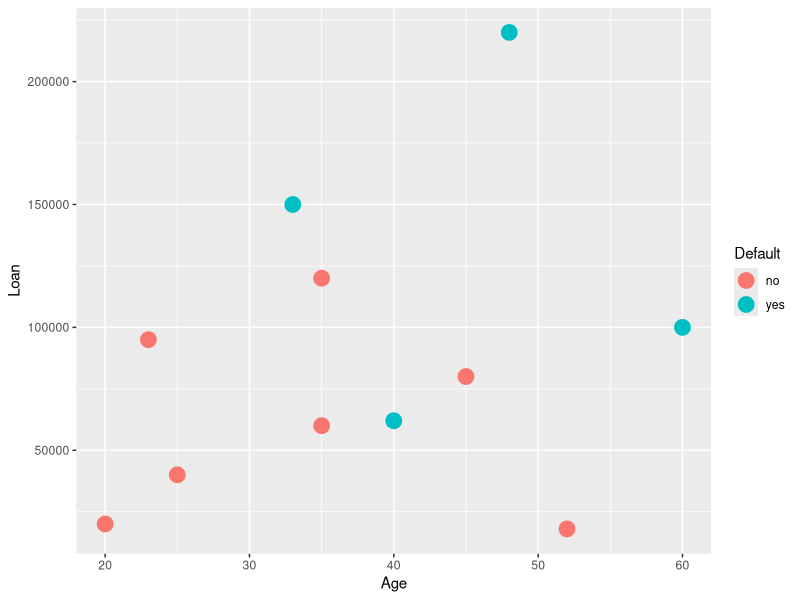
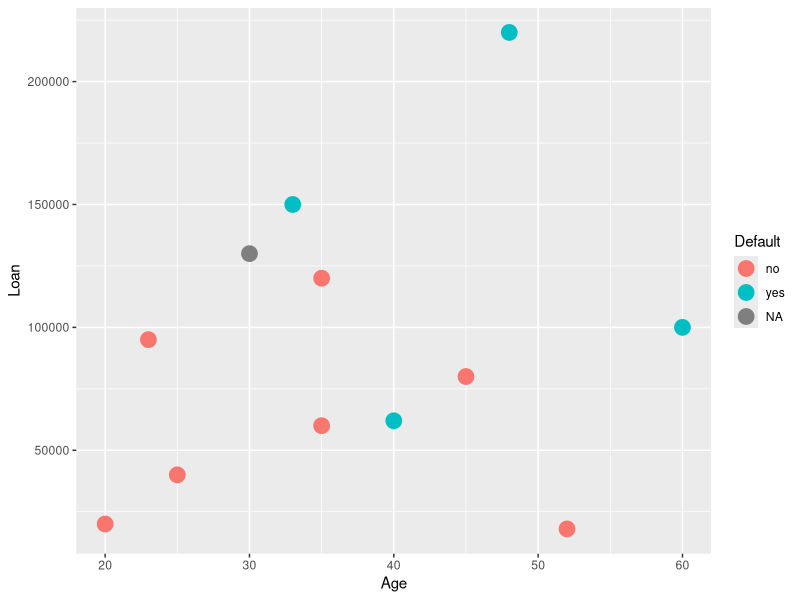
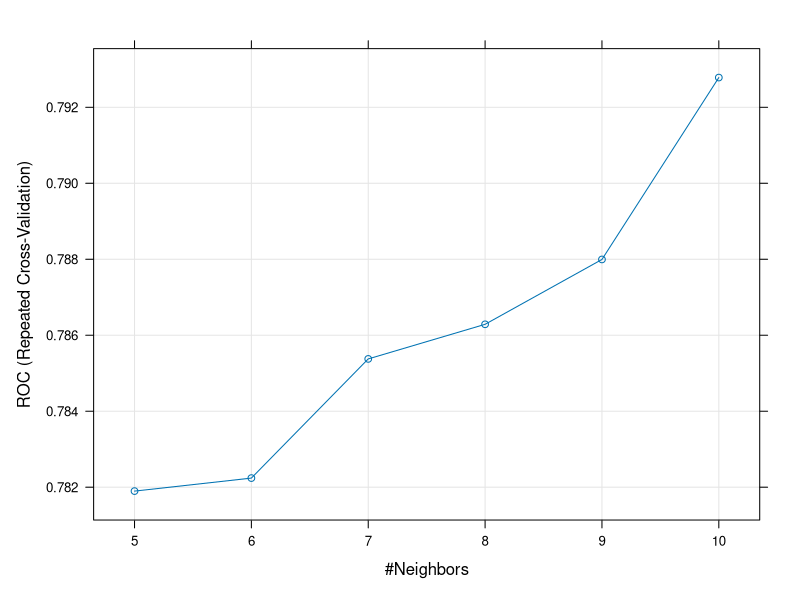

Recreate these plots in R, in order. (Note: this script raises an error after producing the figures.)
#K_Nearest Neighbors 10/17/2016
#tell me, who are your friends, I will tell you who you are
knn_example <- read.csv("KNN small example.csv")
View(knn_example)
knn_example$Default <- factor(knn_example$Default, levels = c(0,1), labels = c("no", "yes"))

library(ggplot2)

qplot(Age, Loan, data = knn_example, colour=Default, size= I(5))
#let's say k=3, means we look at 3 nearest neighbors
e <- c(30, 130000, NA)
#to add row use  rbin()
knn_example <- rbind(knn_example, e)
qplot(Age, Loan, data = knn_example, colour=Default, size= I(5))
#new case appears blackas it does not have  a membership


# diabetes dataset
diabetes <- read.csv("Diabetes.csv")

diab_scale <- as.data.frame(scale(diabetes[,1:8]))
diab_scale$Class <- factor(diabetes$Class, levels = c(0,1), labels = c("Positive", "Negative"))

library(caTools)
library(caret)

set.seed(1313)
Index <- createDataPartition(diab_scale$Class, p = 0.8, list = FALSE)
Train <- diab_scale[Index,]
Test <- diab_scale[-Index,]

library(class)

model <- knn(Train[, 1:8], Test[, 1:8], Train$Class, k = 3) # model for k number
model

confusionMatrix(model, Test$Class, positive = "Positive") # for finding accuracy


# cross validation
install.packages("pROC")
library(pROC)

diabetes$Class <- factor(diabetes$Class, levels = c(0, 1), labels = c("Negative", "Positive")) # just factor

ctrl <- trainControl(method = "repeatedcv", number = 10, 
                     repeats = 3, classProbs = TRUE, summaryFunction = twoClassSummary)

set.seed(2015)
knnFit <- train(Class~., data = Train, trControl = ctrl, 
                method = "knn", preProcess = c("center", "scale"),
                tuneGrid = expand.grid(k = 5:10))

plot(knnFit)
knnFit$results
knnFit$bestTune


# Create the ROC curve
library(ROCR)
P_Test <- prediction(knn_probs[,2], Test$Class) 
perf <- performance(P_Test,"tpr","fpr")
plot(perf)
##Find Area under the curve (AUC)
performance(P_Test, "auc")@y.values
